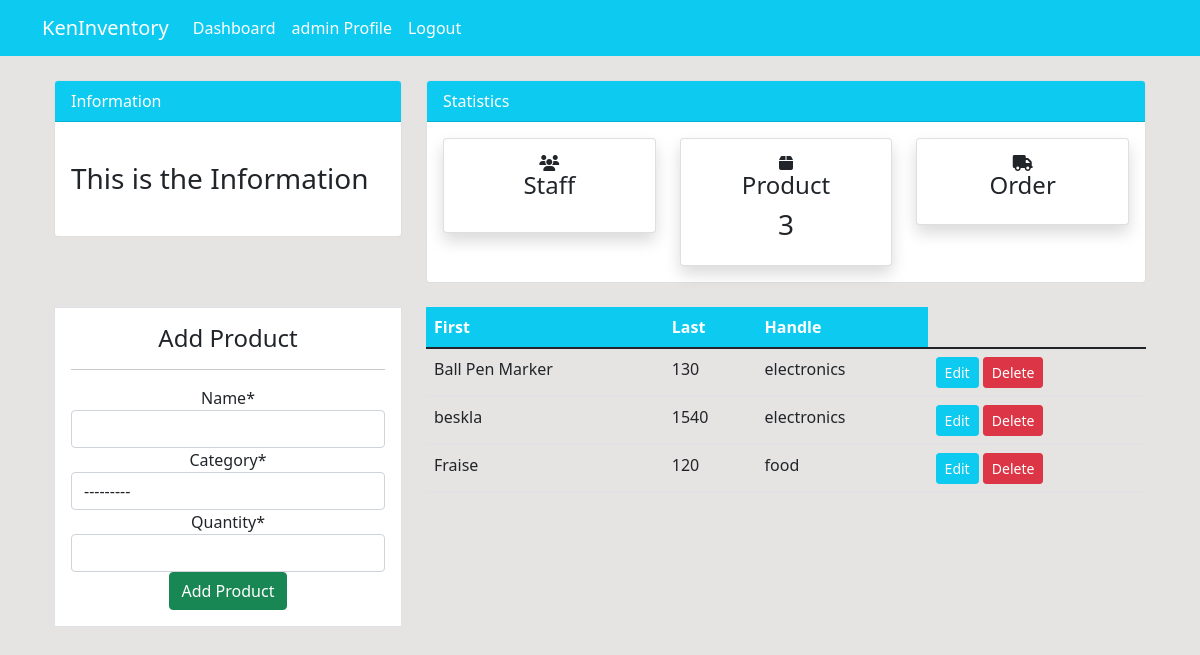
/product/ (signed in), run on the app's committed database.
### Dashboard/models.py (models this page shows, shortened)
class product(models.Model):
    name=models.CharField(max_length=100, null=TRUE)
    category=models.CharField(max_length=20,choices=CATEGORY, null=TRUE)
    quantity=models.PositiveBigIntegerField(null=TRUE)
    class Meta:
        verbose_name_plural = 'Product'

### Dashboard/views.py (the view)
# urls.py: path('product/',views.Product, name='dashboard-product'),
@login_required
def Product(request):
    items = product.objects.all()
    workers_count1=items.count()
    if request.method=='POST':
        form=ProductForm(request.POST)
        if form.is_valid():
            form.save()
            product_name = form.cleaned_data.get('name')
            messages.success(request,f'{product_name} has been added')
            return redirect('dashboard-product')
    else:
        form=ProductForm()
    context={
        'items':items,
        'form':form,
        'workers_count1':workers_count1,
    }
    return render(request,'dashboard/product.html',context)

### Dashboard/forms.py
class ProductForm(forms.ModelForm):
    class Meta:
        model=product
        fields= ['name','category','quantity']

### templates/dashboard/product.html (shortened to what this page needs)
{% extends 'partials/base.html' %}
{% load crispy_forms_tags %}
{% block content %}
{% include 'partials/topnav.html'%}
<div class="container">
    <div class="row my-4">
        <div class="col-md-4">
          <div class="border bg-white text-center p-3">
              <h4>Add Product</h4>
              <hr>
              <form method="POST">
                {{ form|crispy }}
                <input class="btn btn-success btn-block" type="submit" value="Add Product">
              </form>
            </div>
        </div>
        <div class="col-md-8">
<table class="table table-white ">
  <thead class="bg-info">
      <tr class="text-white">
        <th scope="col">First</th>
        <th scope="col">Last</th>
        <th scope="col">Handle</th>
      </tr>
    </thead>
    <tbody>
      {% for item in items %}
      <tr>
        <td>{{item.name}}</td>
        <td>{{item.quantity}}</td>
        <td>{{item.category}}</td>
        <td>
          <a class="btn btn-info text-white btn-sm" href="{% url 'dashboard-product-update' item.id %}">Edit</a>
          <a class="btn btn-danger btn-sm" href="{% url 'dashboard-product-delete' item.id %}">Delete</a>
      </td>
      </tr>
     {% endfor %}
    </tbody>
</table>
      </div>
      </div>
          </div>
{% endblock %}

### templates/partials/nav.html (shortened to what this page needs)
<nav class="navbar navbar-expand-lg navbar-info bg-info">
    <div class="container">
        {% if user.is_authenticated %}
        <a class="navbar-brand text-white" href="{% url 'dashboard-index' %}">KenInventory</a>
        <div class="collapse navbar-collapse" id="navbarSupportedContent">
            <ul class="navbar-nav mr-auto">
                <li class="nav-item active">
                    <a class="nav-link text-white" href="{% url 'dashboard-index' %}">Dashboard </a>
                </li>
            </ul>
            <ul class="navbar-nav ml-auto">
                <li class="nav-item active">
                    <a class="nav-link text-white" href="{% url 'user-profile' %}">{{ user.username }} Profile
                        <span class="sr-only">(current)</span></a>
                </li>
                <li class="nav-item">
                    <a class="nav-link text-white" href="{% url 'user-logout' %}">Logout</a>
                </li>
            </ul>
            {% endif %}
        </div>
    </div>
</nav>

### asert/style.css (style rules this page uses)
body { background: rgb(230,227,227); }

### static/style.css (style rules this page uses)
body { background: rgb(230,227,227); }

### data on the page
product: name "Ball Pen Marker", quantity "130", category "electronics"
product: name "beskla", quantity "1540", category "electronics"
product: name "Fraise", quantity "120", category "food"

### other printed values
{{ user.username }} "admin"
{{ workers_count1 }} "3"
